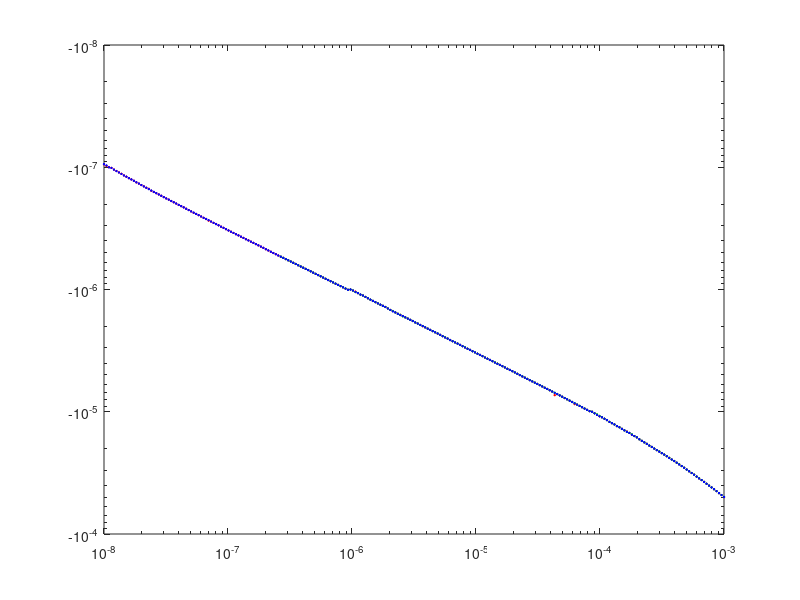
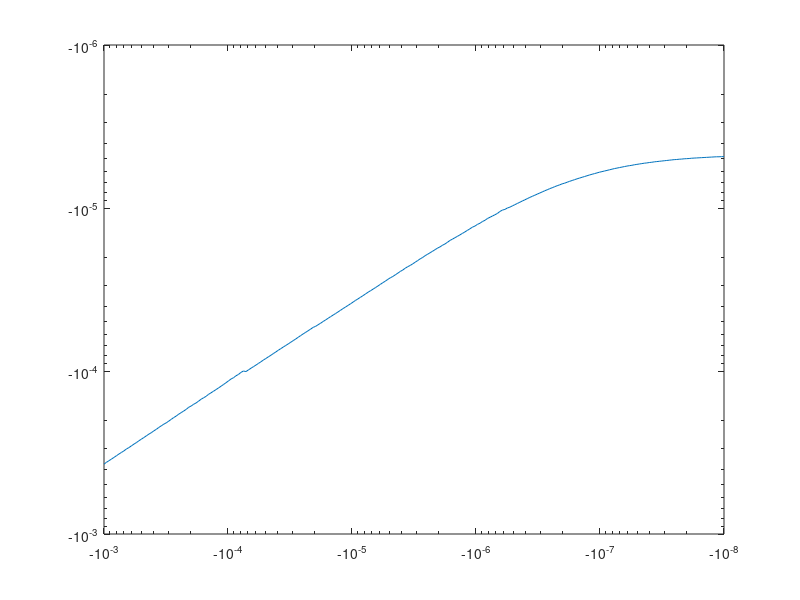

The MATLAB script that drew these images, in order:
load('collected_data_Exp2_MA.mat');

%% Ix plot

figure
loglog(Ix_Exp2_200k, IzIx_Exp2_200k, 'r*', 'MarkerSize', 1.5);
hold on
loglog(Ix_Exp2_20k, IzIx_Exp2_20k, 'g*', 'MarkerSize', 1.5);
hold on
loglog(Ix_Exp2_2_05k, IzIx_Exp2_2_05k, 'b*', 'MarkerSize', 1.5);

%% Iy plot

figure
loglog(Iy_Exp2_200k, IzIy_Exp2_200k)
